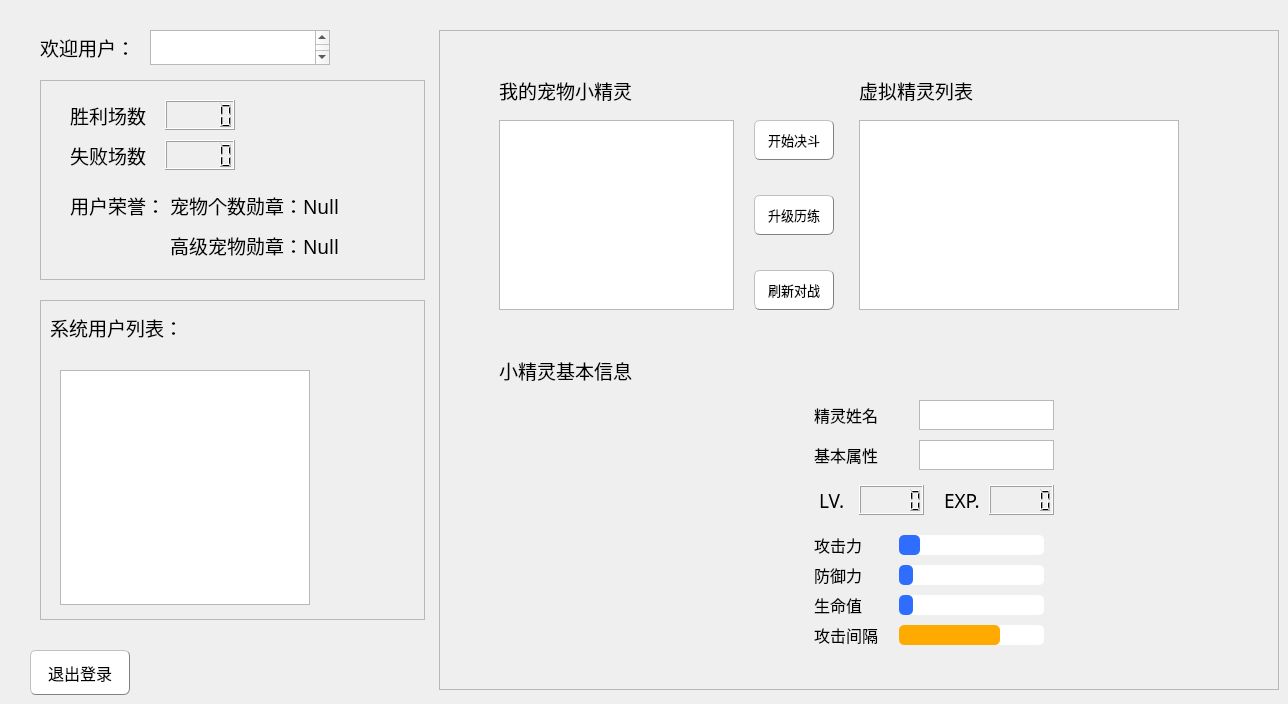
    <widget class="QWidget" name="personalspace">
     <widget class="QPushButton" name="logout">
      <property name="geometry">
       <rect>
        <x>30</x>
        <y>650</y>
        <width>100</width>
        <height>45</height>
       </rect>
      </property>
      <property name="font">
       <font>
        <family>俐方体11号</family>
        <pointsize>12</pointsize>
       </font>
      </property>
      <property name="styleSheet">
       <string notr="true">QPushButton{
color: rgb(0, 0, 0);
background-color: rgb(255, 255, 255);
border:1px groove gray;
border-radius:6px;
padding:2px 4px;
border-style: outset;
}
QPushButton:hover{
	background-color: rgb(155, 222, 255);
color: black;
}
QPushButton:pressed{
	background-color: rgb(0, 128, 255);
border-style: inset;
}</string>
      </property>
      <property name="text">
       <string>退出登录</string>
      </property>
     </widget>
     <widget class="QLabel" name="Welcome_1">
      <property name="geometry">
       <rect>
        <x>40</x>
        <y>30</y>
        <width>160</width>
        <height>35</height>
       </rect>
      </property>
      <property name="font">
       <font>
        <family>俐方体11号</family>
        <pointsize>14</pointsize>
       </font>
      </property>
      <property name="text">
       <string>欢迎用户：</string>
      </property>
     </widget>
     <widget class="QTextBrowser" name="Welcome_username">
      <property name="geometry">
       <rect>
        <x>150</x>
        <y>30</y>
        <width>180</width>
        <height>35</height>
       </rect>
      </property>
      <property name="font">
       <font>
        <family>俐方体11号</family>
        <pointsize>14</pointsize>
       </font>
      </property>
      <property name="styleSheet">
       <string notr="true">QTextBrower {
	border:0px groove gray;
}</string>
      </property>
     </widget>
     <widget class="QFrame" name="basic_info">
      <property name="geometry">
       <rect>
        <x>40</x>
        <y>80</y>
        <width>385</width>
        <height>200</height>
       </rect>
      </property>
      <property name="frameShape">
       <enum>QFrame::StyledPanel</enum>
      </property>
      <property name="frameShadow">
       <enum>QFrame::Raised</enum>
      </property>
      <widget class="QLCDNumber" name="winNumLED">
       <property name="geometry">
        <rect>
         <x>125</x>
         <y>20</y>
         <width>70</width>
         <height>30</height>
        </rect>
       </property>
      </widget>
      <widget class="QLCDNumber" name="failNumLED">
       <property name="geometry">
        <rect>
         <x>125</x>
         <y>60</y>
         <width>70</width>
         <height>30</height>
        </rect>
       </property>
      </widget>
      <widget class="QLabel" name="winNUM">
       <property name="geometry">
        <rect>
         <x>30</x>
         <y>20</y>
         <width>100</width>
         <height>30</height>
        </rect>
       </property>
       <property name="font">
        <font>
         <family>俐方体11号</family>
         <pointsize>14</pointsize>
        </font>
       </property>
       <property name="text">
        <string>胜利场数</string>
       </property>
      </widget>
      <widget class="QLabel" name="failNUM">
       <property name="geometry">
        <rect>
         <x>30</x>
         <y>60</y>
         <width>100</width>
         <height>30</height>
        </rect>
       </property>
       <property name="font">
        <font>
         <family>俐方体11号</family>
         <pointsize>14</pointsize>
        </font>
       </property>
       <property name="text">
        <string>失败场数</string>
       </property>
      </widget>
      <widget class="QLabel" name="TEXT_Honor">
       <property name="geometry">
        <rect>
         <x>30</x>
         <y>110</y>
         <width>100</width>
         <height>30</height>
        </rect>
       </property>
       <property name="font">
        <font>
         <family>俐方体11号</family>
         <pointsize>14</pointsize>
        </font>
       </property>
       <property name="text">
        <string>用户荣誉：</string>
       </property>
      </widget>
      <widget class="QLabel" name="HONOR_1">
       <property name="geometry">
        <rect>
         <x>130</x>
         <y>110</y>
         <width>250</width>
         <height>30</height>
        </rect>
       </property>
       <property name="font">
        <font>
         <family>俐方体11号</family>
         <pointsize>14</pointsize>
        </font>
       </property>
       <property name="text">
        <string>宠物个数勋章：Null</string>
       </property>
      </widget>
      <widget class="QLabel" name="HONOR_2">
       <property name="geometry">
        <rect>
         <x>130</x>
         <y>150</y>
         <width>250</width>
         <height>30</height>
        </rect>
       </property>
       <property name="font">
        <font>
         <family>俐方体11号</family>
         <pointsize>14</pointsize>
        </font>
       </property>
       <property name="text">
        <string>高级宠物勋章：Null</string>
       </property>
      </widget>
     </widget>
     <widget class="QFrame" name="Pals_info">
      <property name="geometry">
       <rect>
        <x>439</x>
        <y>30</y>
        <width>840</width>
        <height>660</height>
       </rect>
      </property>
      <property name="styleSheet">
       <string notr="true">QProgressBar{
	border-radius: 5px;
	background: white;
}
QProgressBar::chunk{
	border-radius: 5px;
	background: rgb(47, 109, 255);
}</string>
      </property>
      <property name="frameShape">
       <enum>QFrame::StyledPanel</enum>
      </property>
      <property name="frameShadow">
       <enum>QFrame::Raised</enum>
      </property>
      <widget class="QPushButton" name="choose_Fight_1">
       <property name="geometry">
        <rect>
         <x>315</x>
         <y>90</y>
         <width>80</width>
         <height>40</height>
        </rect>
       </property>
       <property name="font">
        <font>
         <family>俐方体11号</family>
         <pointsize>10</pointsize>
        </font>
       </property>
       <property name="styleSheet">
        <string notr="true">QPushButton{
color: rgb(0, 0, 0);
background-color: rgb(255, 255, 255);
border:1px groove gray;
border-radius:6px;
padding:2px 4px;
border-style: outset;
}
QPushButton:hover{
	background-color: rgb(155, 222, 255);
color: black;
}
QPushButton:pressed{
	background-color: rgb(0, 128, 255);
border-style: inset;
}</string>
       </property>
       <property name="text">
        <string>开始决斗</string>
       </property>
      </widget>
      <widget class="QLabel" name="TEXT_mypals">
       <property name="geometry">
        <rect>
         <x>60</x>
         <y>40</y>
         <width>180</width>
         <height>40</height>
        </rect>
       </property>
       <property name="font">
        <font>
         <family>俐方体11号</family>
         <pointsize>14</pointsize>
        </font>
       </property>
       <property name="text">
        <string>我的宠物小精灵</string>
       </property>
      </widget>
      <widget class="QLabel" name="TEXT_mypals_info">
       <property name="geometry">
        <rect>
         <x>60</x>
         <y>320</y>
         <width>180</width>
         <height>40</height>
        </rect>
       </property>
       <property name="font">
        <font>
         <family>俐方体11号</family>
         <pointsize>14</pointsize>
        </font>
       </property>
       <property name="text">
        <string>小精灵基本信息</string>
       </property>
      </widget>
      <widget class="QLabel" name="this_Pal_img">
       <property name="geometry">
        <rect>
         <x>60</x>
         <y>370</y>
         <width>240</width>
         <height>240</height>
        </rect>
       </property>
       <property name="text">
        <string/>
       </property>
       <property name="pixmap">
        <pixmap resource="Resource.qrc">:/new/prefix1/Resource/blue_archive_big_head_sd/ARONA~2.png</pixmap>
       </property>
      </widget>
      <widget class="QTextBrowser" name="this_Pal_attribute">
       <property name="geometry">
        <rect>
         <x>480</x>
         <y>410</y>
         <width>135</width>
         <height>30</height>
        </rect>
       </property>
      </widget>
      <widget class="QLabel" name="TEXT_Attribute">
       <property name="geometry">
        <rect>
         <x>375</x>
         <y>410</y>
         <width>100</width>
         <height>30</height>
        </rect>
       </property>
       <property name="font">
        <font>
         <family>俐方体11号</family>
         <pointsize>12</pointsize>
        </font>
       </property>
       <property name="text">
        <string>基本属性</string>
       </property>
      </widget>
      <widget class="QTextBrowser" name="this_Pal_name">
       <property name="geometry">
        <rect>
         <x>480</x>
         <y>370</y>
         <width>135</width>
         <height>30</height>
        </rect>
       </property>
      </widget>
      <widget class="QLabel" name="TEXT_NAME">
       <property name="geometry">
        <rect>
         <x>375</x>
         <y>370</y>
         <width>100</width>
         <height>30</height>
        </rect>
       </property>
       <property name="font">
        <font>
         <family>俐方体11号</family>
         <pointsize>12</pointsize>
        </font>
       </property>
       <property name="text">
        <string>精灵姓名</string>
       </property>
      </widget>
      <widget class="QLCDNumber" name="this_Pal_LV">
       <property name="geometry">
        <rect>
         <x>420</x>
         <y>455</y>
         <width>65</width>
         <height>30</height>
        </rect>
       </property>
      </widget>
      <widget class="QLCDNumber" name="this_Pal_Exp">
       <property name="geometry">
        <rect>
         <x>550</x>
         <y>455</y>
         <width>65</width>
         <height>30</height>
        </rect>
       </property>
      </widget>
      <widget class="QLabel" name="TEXT_LV">
       <property name="geometry">
        <rect>
         <x>380</x>
         <y>455</y>
         <width>40</width>
         <height>30</height>
        </rect>
       </property>
       <property name="font">
        <font>
         <family>俐方体11号</family>
         <pointsize>14</pointsize>
        </font>
       </property>
       <property name="text">
        <string>LV.</string>
       </property>
      </widget>
      <widget class="QLabel" name="TEXT_EXP">
       <property name="geometry">
        <rect>
         <x>505</x>
         <y>455</y>
         <width>40</width>
         <height>30</height>
        </rect>
       </property>
       <property name="font">
        <font>
         <family>俐方体11号</family>
         <pointsize>14</pointsize>
        </font>
       </property>
       <property name="text">
        <string>EXP.</string>
       </property>
      </widget>
      <widget class="QLabel" name="TEXT_FightPoint">
       <property name="geometry">
        <rect>
         <x>375</x>
         <y>500</y>
         <width>100</width>
         <height>30</height>
        </rect>
       </property>
       <property name="font">
        <font>
         <family>俐方体11号</family>
         <pointsize>12</pointsize>
        </font>
       </property>
       <property name="text">
        <string>攻击力</string>
       </property>
      </widget>
      <widget class="QLabel" name="TEXT_DefightPoint">
       <property name="geometry">
        <rect>
         <x>375</x>
         <y>530</y>
         <width>100</width>
         <height>30</height>
        </rect>
       </property>
       <property name="font">
        <font>
         <family>俐方体11号</family>
         <pointsize>12</pointsize>
        </font>
       </property>
       <property name="text">
        <string>防御力</string>
       </property>
      </widget>
      <widget class="QLabel" name="TEXT_HealthPoint">
       <property name="geometry">
        <rect>
         <x>375</x>
         <y>560</y>
         <width>100</width>
         <height>30</height>
        </rect>
       </property>
       <property name="font">
        <font>
         <family>俐方体11号</family>
         <pointsize>12</pointsize>
        </font>
       </property>
       <property name="text">
        <string>生命值</string>
       </property>
      </widget>
      <widget class="QLabel" name="TEXT_AttackInterval">
       <property name="geometry">
        <rect>
         <x>375</x>
         <y>590</y>
         <width>100</width>
         <height>30</height>
        </rect>
       </property>
       <property name="font">
        <font>
         <family>俐方体11号</family>
         <pointsize>12</pointsize>
        </font>
       </property>
       <property name="text">
        <string>攻击间隔</string>
       </property>
      </widget>
      <widget class="QProgressBar" name="this_Pal_AP">
       <property name="geometry">
        <rect>
         <x>460</x>
         <y>505</y>
         <width>145</width>
         <height>20</height>
        </rect>
       </property>
       <property name="maximum">
        <number>1000</number>
       </property>
       <property name="value">
        <number>150</number>
       </property>
       <property name="textVisible">
        <bool>false</bool>
       </property>
      </widget>
      <widget class="QProgressBar" name="this_Pal_DP">
       <property name="geometry">
        <rect>
         <x>460</x>
         <y>535</y>
         <width>145</width>
         <height>20</height>
        </rect>
       </property>
       <property name="maximum">
        <number>1000</number>
       </property>
       <property name="value">
        <number>100</number>
       </property>
       <property name="textVisible">
        <bool>false</bool>
       </property>
      </widget>
      <widget class="QProgressBar" name="this_Pal_HP">
       <property name="geometry">
        <rect>
         <x>460</x>
         <y>565</y>
         <width>145</width>
         <height>20</height>
        </rect>
       </property>
       <property name="maximum">
        <number>1000</number>
       </property>
       <property name="value">
        <number>100</number>
       </property>
       <property name="textVisible">
        <bool>false</bool>
       </property>
      </widget>
      <widget class="QProgressBar" name="this_Pal_AI">
       <property name="geometry">
        <rect>
         <x>460</x>
         <y>595</y>
         <width>145</width>
         <height>20</height>
        </rect>
       </property>
       <property name="styleSheet">
        <string notr="true">QProgressBar::chunk{
	border-radius: 5px;
	background: rgb(255, 170, 0);
}</string>
       </property>
       <property name="maximum">
        <number>50</number>
       </property>
       <property name="value">
        <number>35</number>
       </property>
       <property name="textVisible">
        <bool>false</bool>
       </property>
      </widget>
      <widget class="QPushButton" name="choose_Fight_2">
       <property name="geometry">
        <rect>
         <x>315</x>
         <y>165</y>
         <width>80</width>
         <height>40</height>
        </rect>
       </property>
       <property name="font">
        <font>
         <family>俐方体11号</family>
         <pointsize>10</pointsize>
        </font>
       </property>
       <property name="styleSheet">
        <string notr="true">QPushButton{
color: rgb(0, 0, 0);
background-color: rgb(255, 255, 255);
border:1px groove gray;
border-radius:6px;
padding:2px 4px;
border-style: outset;
}
QPushButton:hover{
	background-color: rgb(155, 222, 255);
color: black;
}
QPushButton:pressed{
	background-color: rgb(0, 128, 255);
border-style: inset;
}</string>
       </property>
       <property name="text">
        <string>升级历练</string>
       </property>
      </widget>
      <widget class="QLabel" name="TEXT_server_pal">
       <property name="geometry">
        <rect>
         <x>420</x>
         <y>40</y>
         <width>140</width>
         <height>40</height>
        </rect>
       </property>
       <property name="font">
        <font>
         <family>俐方体11号</family>
         <pointsize>14</pointsize>
        </font>
       </property>
       <property name="text">
        <string>虚拟精灵列表</string>
       </property>
      </widget>
      <widget class="QPushButton" name="refresh_Virtual_Pals">
       <property name="geometry">
        <rect>
         <x>315</x>
         <y>240</y>
         <width>80</width>
         <height>40</height>
        </rect>
       </property>
       <property name="font">
        <font>
         <family>俐方体11号</family>
         <pointsize>10</pointsize>
        </font>
       </property>
       <property name="styleSheet">
        <string notr="true">QPushButton{
color: rgb(0, 0, 0);
background-color: rgb(255, 255, 255);
border:1px groove gray;
border-radius:6px;
padding:2px 4px;
border-style: outset;
}
QPushButton:hover{
	background-color: rgb(155, 222, 255);
color: black;
}
QPushButton:pressed{
	background-color: rgb(0, 128, 255);
border-style: inset;
}</string>
       </property>
       <property name="text">
        <string>刷新对战</string>
       </property>
      </widget>
      <widget class="QTableView" name="Server_Pals_list">
       <property name="geometry">
        <rect>
         <x>420</x>
         <y>90</y>
         <width>320</width>
         <height>190</height>
        </rect>
       </property>
       <property name="font">
        <font>
         <family>俐方体11号</family>
         <pointsize>12</pointsize>
        </font>
       </property>
       <property name="editTriggers">
        <set>QAbstractItemView::NoEditTriggers</set>
       </property>
      </widget>
      <widget class="QTableView" name="Pals_list">
       <property name="geometry">
        <rect>
         <x>60</x>
         <y>90</y>
         <width>235</width>
         <height>190</height>
        </rect>
       </property>
       <property name="font">
        <font>
         <family>俐方体11号</family>
         <pointsize>12</pointsize>
        </font>
       </property>
      </widget>
     </widget>
     <widget class="QFrame" name="other_User_info">
      <property name="geometry">
       <rect>
        <x>40</x>
        <y>300</y>
        <width>385</width>
        <height>320</height>
       </rect>
      </property>
      <property name="frameShape">
       <enum>QFrame::StyledPanel</enum>
      </property>
      <property name="frameShadow">
       <enum>QFrame::Raised</enum>
      </property>
      <widget class="QLabel" name="TEXT_otherUser">
       <property name="geometry">
        <rect>
         <x>10</x>
         <y>10</y>
         <width>225</width>
         <height>35</height>
        </rect>
       </property>
       <property name="font">
        <font>
         <family>俐方体11号</family>
         <pointsize>14</pointsize>
        </font>
       </property>
       <property name="text">
        <string>系统用户列表：</string>
       </property>
      </widget>
      <widget class="QTableView" name="Userlist">
       <property name="geometry">
        <rect>
         <x>20</x>
         <y>70</y>
         <width>250</width>
         <height>235</height>
        </rect>
       </property>
       <property name="font">
        <font>
         <family>俐方体11号</family>
         <pointsize>12</pointsize>
        </font>
       </property>
      </widget>
     </widget>
    </widget>
